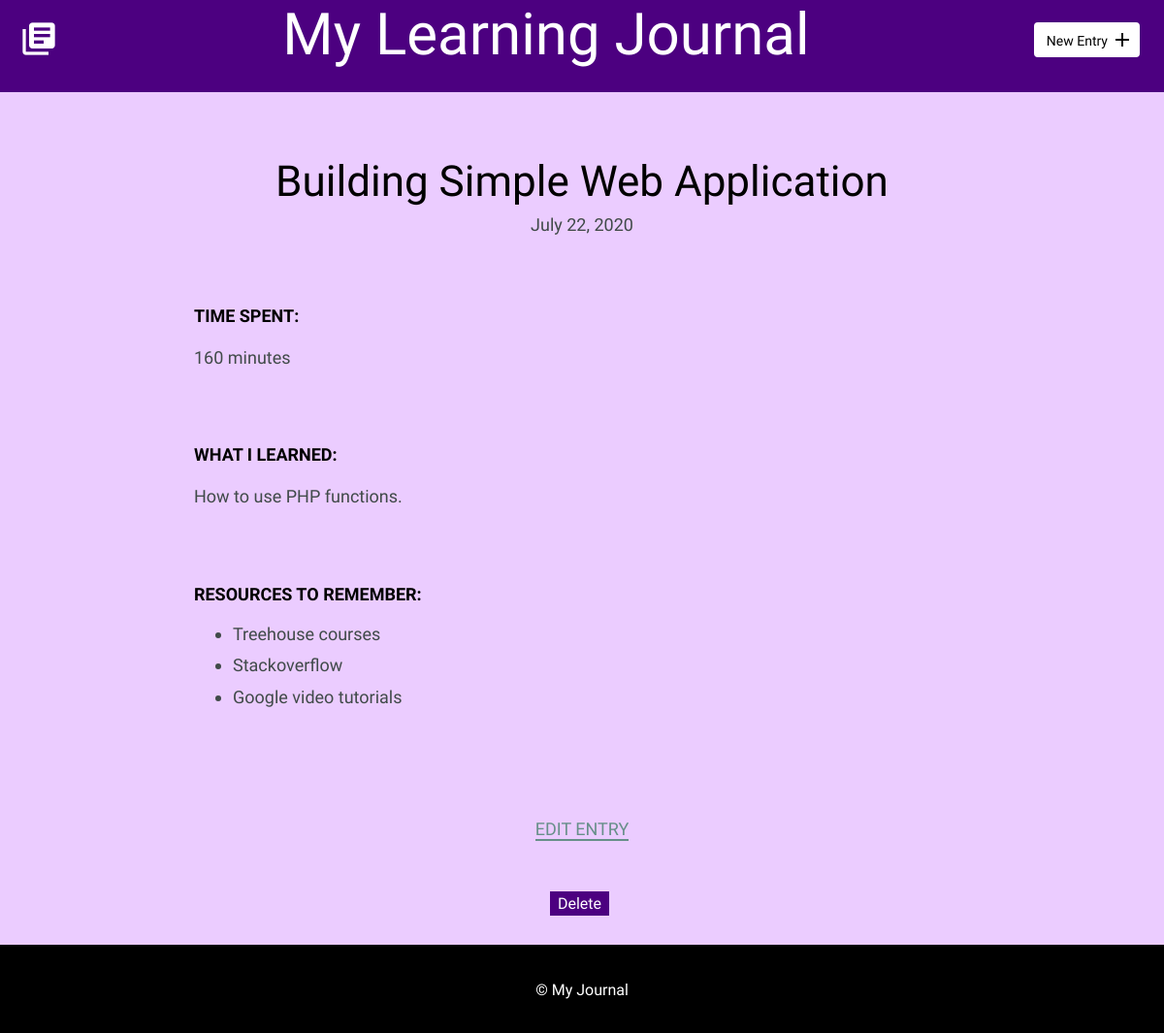
The app's page /detail.php?id=7 with its own data.
### tables this page shows
CREATE TABLE "entries" (
	`id`	INTEGER,
	`title`	TEXT,
	`date`	TEXT,
	`time_spent`	INTEGER,
	`learned`	BLOB,
	`resources`	BLOB,
	PRIMARY KEY(`id`)
);

### inc/functions.php (called while the page is built, shortened)
<?php
function get_detail($id) {
    include('connection.php');
    $sql = "SELECT entries.* FROM entries WHERE id = :id";
    try {
        $stmt = $db_connect->prepare($sql);
        $stmt->bindValue(':id', $id, PDO::PARAM_INT);
        $stmt->execute();
    } catch(Exception $e) {
        echo "Error: " . $e->getMessage() . "<br />";
        return false;
    }
    return $stmt->fetch();
}
?>

### detail.php (the view, shortened to what this page needs)
<?php
require 'inc/functions.php';
if(isset($_GET['id'])) {
    list($id, $title, $date, $time, $learned, $resources) = get_detail(filter_input(INPUT_GET, 'id', FILTER_SANITIZE_NUMBER_INT));
}
include('inc/header.php');
?>
        <section>
            <div class="container">
                <div class="entry-list single">
                    <article>
                        <h1><?php echo $title; ?></h1>
                        <time datetime="<? echo $date; ?>"><?php echo date("F d, Y", strtotime($date)); ?></time>
                        <div class="entry">
                            <h3>Time Spent: </h3>
                            <p><?php echo $time; ?></p>
                        </div>
                        <div class="entry">
                            <h3>What I Learned:</h3>
                            <p><?php echo nl2br($learned); ?></p>
                        </div>
                        <div class="entry">
                            <h3>Resources to Remember:</h3>
                            <ul>
                            <?php
                            if(isset($resources)) {
                            $array = explode('.', $resources);
                            foreach($array as $arr) {
                                if(!empty($arr)) {
                                echo "<li>$arr</li>";
                                }
                            }
                        }
                            ?>
                            </ul>
                        </div>
                    </article>
                </div>
            </div>
            <div class="edit">
                <p><a href="edit.php?id=<?php echo $id; ?>">Edit Entry</a></p>
            </div>
            <div class="delete">
                <form method='post' action='detail.php' onsubmit="return confirm('Are you sure you want to delete this task?')">
                <input type='submit' class='button--delete' value='Delete' />
                </form>
            </div>
        </section>
        <?php include("inc/footer.php"); ?>

### css/site.css (style rules this page uses)
body { font-size: 16px; color: #404a49; font-family: 'Cousine', serif; font-weight: 400; background-color: #ebccff; }
.container { margin: 0 auto; padding: 0 25px; }
.button--delete { background: #4c0080; border: 2px solid #4c0080; color: white; }
h1, h2, h3 { margin: 0; font-weight: 400; line-height: 1em; color: #000; }
h1 { font-size: 44px; margin-bottom: 12px; }
h3 { font-size: 18px; font-family: 'Work Sans', serif; font-weight: 600; text-transform: uppercase; }
p { line-height: 1.8em; font-size: 18px; }
p a { border-bottom: 2px solid #678f89; padding: 0; color: #678f89; text-decoration: none; }
ul li { line-height: 1.8em; font-size: 18px; }
.entry-list, .edit-entry, .new-entry { max-width: 800px; margin: 0 auto; padding: 70px 0 150px 0; }
.entry-list article { margin-bottom: 70px; text-align: center; }
.entry-list article:last-child { margin-bottom: 0; }
.entry-list.single { padding-bottom: 70px; }
.entry-list.single time { font-size: 18px; }
.entry { max-width: 800px; margin: 75px auto 0 auto; text-align: left; }
.entry p { margin-bottom: 40px; }
.edit, .delete { padding-bottom: 30px; text-align: center; margin: 0 auto; }
.edit a { font-weight: 400; text-transform: uppercase; font-size: 18px; }
input[type=submit] { margin-right: 5px; }

### records on screen
entries: title "Building Simple Web Application", date "July 22, 2020", time_spent "160 minutes", learned "How to use PHP functions.", resources "Treehouse courses", resources "Stackoverflow", resources "Google video tutorials"
